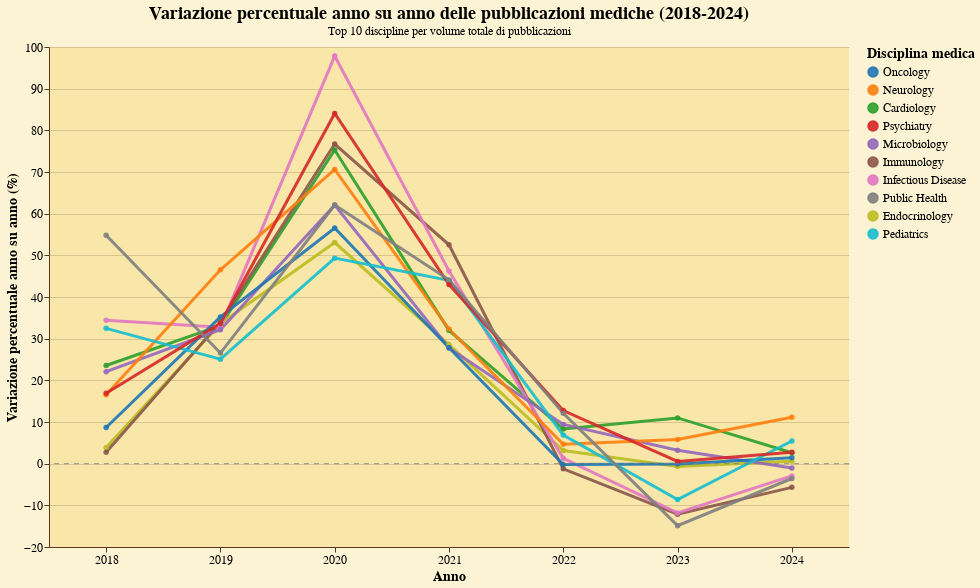

Write a Vega-Lite specification for this figure.
### Vega-Lite specification from a JSON file in a GitHub repository (floating-point values rounded to 4 significant figures)
{"config": {"background": "#fbf3d3", "view": {"stroke": "transparent", "width": 350, "height": 250, "fill": "#f8e7a9", "strokeWidth": 0}, "axis": {"domainColor": "#5a3921", "gridColor": "#5a3921", "gridOpacity": 0.2, "tickColor": "#5a3921", "labelColor": "black", "titleColor": "black", "titleFont": "EB Garamond", "labelFontSize": 12, "titleFontSize": 14}, "legend": {"labelColor": "black", "titleColor": "black", "labelFont": "EB Garamond", "titleFont": "EB Garamond", "labelFontSize": 12, "orient": "right", "titleFontSize": 14}, "title": {"color": "black", "font": "EB Garamond", "fontSize": 18}, "mark": {"color": "#6b4a32", "opacity": 0.8}, "bar": {"color": "#6b4a32", "opacity": 0.8}, "line": {"color": "#6b4a32", "opacity": 0.8}, "area": {"color": "#6b4a32", "opacity": 0.8}, "point": {"color": "#6b4a32", "opacity": 0.8}}, "layer": [{"data": {"name": "data-bc0de5876118f0f4825c4b576af51a96"}, "mark": {"type": "line", "opacity": 0.8, "point": true, "strokeWidth": 3}, "encoding": {"color": {"field": "medgemma_extraction", "scale": {"domain": ["Oncology", "Neurology", "Cardiology", "Psychiatry", "Microbiology", "Immunology", "Infectious Disease", "Public Health", "Endocrinology", "Pediatrics"], "range": ["#1f77b4", "#ff7f0e", "#2ca02c", "#d62728", "#9467bd", "#8c564b", "#e377c2", "#7f7f7f", "#bcbd22", "#17becf"]}, "title": "Disciplina medica", "type": "nominal"}, "opacity": {"condition": {"param": "param_6", "value": 0.9}, "value": 0.15}, "order": {"field": "if(param_6.medgemma_extraction && indexof(param_6.medgemma_extraction, datum.medgemma_extraction) !== -1, 0, 1)", "type": "nominal"}, "tooltip": [{"field": "medgemma_extraction", "title": "Disciplina medica", "type": "nominal"}, {"field": "Anno", "title": "Anno", "type": "ordinal"}, {"field": "articoli", "format": ",", "title": "Articoli", "type": "quantitative"}, {"field": "anno_precedente", "format": ",", "title": "Anno precedente", "type": "quantitative"}, {"field": "incremento", "format": ".1f", "title": "Variazione %", "type": "quantitative"}, {"field": "Totale_Articoli", "format": ",", "title": "Totale articoli", "type": "quantitative"}], "x": {"axis": {"labelAngle": 0, "labelFontSize": 12}, "field": "Anno", "title": "Anno", "type": "ordinal"}, "y": {"field": "incremento", "title": "Variazione percentuale anno su anno (%)", "type": "quantitative"}}, "name": "view_2", "title": {"text": "Variazione percentuale anno su anno delle pubblicazioni mediche (2018-2024)", "subtitle": "Top 10 discipline per volume totale di pubblicazioni"}}, {"data": {"name": "data-a0a55d106695e8d630baff0f16eee66d"}, "mark": {"type": "rule", "color": "gray", "strokeDash": [5, 5]}, "encoding": {"y": {"field": "y", "type": "quantitative"}}}], "height": 500, "params": [{"name": "param_6", "select": {"type": "point", "fields": ["medgemma_extraction"]}, "bind": "legend", "views": ["view_2"]}], "width": 800, "$schema": "https://vega.github.io/schema/vega-lite/v5.20.1.json", "datasets": {"data-bc0de5876118f0f4825c4b576af51a96": [{"medgemma_extraction": "Cardiology", "Anno": 2018, "articoli": 3693, "Totale_Articoli": 71622, "anno_precedente": 2989.0, "incremento": 23.55, "incremento_abs": 23.55, "ranking": 4.0}, {"medgemma_extraction": "Cardiology", "Anno": 2019, "articoli": 4917, "Totale_Articoli": 71622, "anno_precedente": 3693.0, "incremento": 33.14, "incremento_abs": 33.14, "ranking": 6.0}, {"medgemma_extraction": "Cardiology", "Anno": 2020, "articoli": 8619, "Totale_Articoli": 71622, "anno_precedente": 4917.0, "incremento": 75.29, "incremento_abs": 75.29, "ranking": 4.0}, {"medgemma_extraction": "Cardiology", "Anno": 2021, "articoli": 11376, "Totale_Articoli": 71622, "anno_precedente": 8619.0, "incremento": 31.99, "incremento_abs": 31.99, "ranking": 7.0}, {"medgemma_extraction": "Cardiology", "Anno": 2022, "articoli": 12321, "Totale_Articoli": 71622, "anno_precedente": 11380.0, "incremento": 8.307, "incremento_abs": 8.307, "ranking": 4.0}, {"medgemma_extraction": "Cardiology", "Anno": 2023, "articoli": 13674, "Totale_Articoli": 71622, "anno_precedente": 12320.0, "incremento": 10.98, "incremento_abs": 10.98, "ranking": 1.0}, {"medgemma_extraction": "Cardiology", "Anno": 2024, "articoli": 14033, "Totale_Articoli": 71622, "anno_precedente": 13670.0, "incremento": 2.625, "incremento_abs": 2.625, "ranking": 4.0}, {"medgemma_extraction": "Endocrinology", "Anno": 2018, "articoli": 1753, "Totale_Articoli": 28204, "anno_precedente": 1688.0, "incremento": 3.851, "incremento_abs": 3.851, "ranking": 9.0}, {"medgemma_extraction": "Endocrinology", "Anno": 2019, "articoli": 2342, "Totale_Articoli": 28204, "anno_precedente": 1753.0, "incremento": 33.6, "incremento_abs": 33.6, "ranking": 5.0}, {"medgemma_extraction": "Endocrinology", "Anno": 2020, "articoli": 3585, "Totale_Articoli": 28204, "anno_precedente": 2342.0, "incremento": 53.07, "incremento_abs": 53.07, "ranking": 9.0}, {"medgemma_extraction": "Endocrinology", "Anno": 2021, "articoli": 4610, "Totale_Articoli": 28204, "anno_precedente": 3585.0, "incremento": 28.59, "incremento_abs": 28.59, "ranking": 8.0}, {"medgemma_extraction": "Endocrinology", "Anno": 2022, "articoli": 4755, "Totale_Articoli": 28204, "anno_precedente": 4610.0, "incremento": 3.145, "incremento_abs": 3.145, "ranking": 7.0}, {"medgemma_extraction": "Endocrinology", "Anno": 2023, "articoli": 4722, "Totale_Articoli": 28204, "anno_precedente": 4755.0, "incremento": -0.694, "incremento_abs": 0.694, "ranking": 6.0}, {"medgemma_extraction": "Endocrinology", "Anno": 2024, "articoli": 4749, "Totale_Articoli": 28204, "anno_precedente": 4722.0, "incremento": 0.5718, "incremento_abs": 0.5718, "ranking": 6.0}, {"medgemma_extraction": "Immunology", "Anno": 2018, "articoli": 1802, "Totale_Articoli": 34140, "anno_precedente": 1754.0, "incremento": 2.737, "incremento_abs": 2.737, "ranking": 10.0}, {"medgemma_extraction": "Immunology", "Anno": 2019, "articoli": 2414, "Totale_Articoli": 34140, "anno_precedente": 1802.0, "incremento": 33.96, "incremento_abs": 33.96, "ranking": 3.0}, {"medgemma_extraction": "Immunology", "Anno": 2020, "articoli": 4266, "Totale_Articoli": 34140, "anno_precedente": 2414.0, "incremento": 76.72, "incremento_abs": 76.72, "ranking": 3.0}, {"medgemma_extraction": "Immunology", "Anno": 2021, "articoli": 6507, "Totale_Articoli": 34140, "anno_precedente": 4266.0, "incremento": 52.53, "incremento_abs": 52.53, "ranking": 1.0}, {"medgemma_extraction": "Immunology", "Anno": 2022, "articoli": 6426, "Totale_Articoli": 34140, "anno_precedente": 6507.0, "incremento": -1.245, "incremento_abs": 1.245, "ranking": 10.0}, {"medgemma_extraction": "Immunology", "Anno": 2023, "articoli": 5646, "Totale_Articoli": 34140, "anno_precedente": 6426.0, "incremento": -12.14, "incremento_abs": 12.14, "ranking": 9.0}, {"medgemma_extraction": "Immunology", "Anno": 2024, "articoli": 5325, "Totale_Articoli": 34140, "anno_precedente": 5646.0, "incremento": -5.685, "incremento_abs": 5.685, "ranking": 10.0}, {"medgemma_extraction": "Infectious Disease", "Anno": 2018, "articoli": 1691, "Totale_Articoli": 34136, "anno_precedente": 1258.0, "incremento": 34.42, "incremento_abs": 34.42, "ranking": 2.0}, {"medgemma_extraction": "Infectious Disease", "Anno": 2019, "articoli": 2245, "Totale_Articoli": 34136, "anno_precedente": 1691.0, "incremento": 32.76, "incremento_abs": 32.76, "ranking": 7.0}, {"medgemma_extraction": "Infectious Disease", "Anno": 2020, "articoli": 4441, "Totale_Articoli": 34136, "anno_precedente": 2245.0, "incremento": 97.82, "incremento_abs": 97.82, "ranking": 1.0}, {"medgemma_extraction": "Infectious Disease", "Anno": 2021, "articoli": 6494, "Totale_Articoli": 34136, "anno_precedente": 4441.0, "incremento": 46.23, "incremento_abs": 46.23, "ranking": 2.0}, {"medgemma_extraction": "Infectious Disease", "Anno": 2022, "articoli": 6577, "Totale_Articoli": 34136, "anno_precedente": 6494.0, "incremento": 1.278, "incremento_abs": 1.278, "ranking": 8.0}, {"medgemma_extraction": "Infectious Disease", "Anno": 2023, "articoli": 5800, "Totale_Articoli": 34136, "anno_precedente": 6577.0, "incremento": -11.81, "incremento_abs": 11.81, "ranking": 8.0}, {"medgemma_extraction": "Infectious Disease", "Anno": 2024, "articoli": 5630, "Totale_Articoli": 34136, "anno_precedente": 5800.0, "incremento": -2.931, "incremento_abs": 2.931, "ranking": 8.0}, {"medgemma_extraction": "Microbiology", "Anno": 2018, "articoli": 2544, "Totale_Articoli": 43666, "anno_precedente": 2084.0, "incremento": 22.07, "incremento_abs": 22.07, "ranking": 5.0}, {"medgemma_extraction": "Microbiology", "Anno": 2019, "articoli": 3362, "Totale_Articoli": 43666, "anno_precedente": 2544.0, "incremento": 32.15, "incremento_abs": 32.15, "ranking": 8.0}, {"medgemma_extraction": "Microbiology", "Anno": 2020, "articoli": 5449, "Totale_Articoli": 43666, "anno_precedente": 3362.0, "incremento": 62.08, "incremento_abs": 62.08, "ranking": 6.0}, {"medgemma_extraction": "Microbiology", "Anno": 2021, "articoli": 6963, "Totale_Articoli": 43666, "anno_precedente": 5449.0, "incremento": 27.78, "incremento_abs": 27.78, "ranking": 10.0}, {"medgemma_extraction": "Microbiology", "Anno": 2022, "articoli": 7618, "Totale_Articoli": 43666, "anno_precedente": 6963.0, "incremento": 9.407, "incremento_abs": 9.407, "ranking": 3.0}, {"medgemma_extraction": "Microbiology", "Anno": 2023, "articoli": 7864, "Totale_Articoli": 43666, "anno_precedente": 7618.0, "incremento": 3.229, "incremento_abs": 3.229, "ranking": 3.0}, {"medgemma_extraction": "Microbiology", "Anno": 2024, "articoli": 7782, "Totale_Articoli": 43666, "anno_precedente": 7864.0, "incremento": -1.043, "incremento_abs": 1.043, "ranking": 7.0}, {"medgemma_extraction": "Neurology", "Anno": 2018, "articoli": 3698, "Totale_Articoli": 75181, "anno_precedente": 3173.0, "incremento": 16.55, "incremento_abs": 16.55, "ranking": 7.0}, {"medgemma_extraction": "Neurology", "Anno": 2019, "articoli": 5419, "Totale_Articoli": 75181, "anno_precedente": 3698.0, "incremento": 46.54, "incremento_abs": 46.54, "ranking": 1.0}, {"medgemma_extraction": "Neurology", "Anno": 2020, "articoli": 9245, "Totale_Articoli": 75181, "anno_precedente": 5419.0, "incremento": 70.6, "incremento_abs": 70.6, "ranking": 5.0}, {"medgemma_extraction": "Neurology", "Anno": 2021, "articoli": 12232, "Totale_Articoli": 75181, "anno_precedente": 9245.0, "incremento": 32.31, "incremento_abs": 32.31, "ranking": 6.0}, {"medgemma_extraction": "Neurology", "Anno": 2022, "articoli": 12804, "Totale_Articoli": 75181, "anno_precedente": 12230.0, "incremento": 4.676, "incremento_abs": 4.676, "ranking": 6.0}, {"medgemma_extraction": "Neurology", "Anno": 2023, "articoli": 13550, "Totale_Articoli": 75181, "anno_precedente": 12800.0, "incremento": 5.826, "incremento_abs": 5.826, "ranking": 2.0}, {"medgemma_extraction": "Neurology", "Anno": 2024, "articoli": 15060, "Totale_Articoli": 75181, "anno_precedente": 13550.0, "incremento": 11.14, "incremento_abs": 11.14, "ranking": 1.0}, {"medgemma_extraction": "Oncology", "Anno": 2018, "articoli": 6687, "Totale_Articoli": 108541, "anno_precedente": 6153.0, "incremento": 8.679, "incremento_abs": 8.679, "ranking": 8.0}, {"medgemma_extraction": "Oncology", "Anno": 2019, "articoli": 9043, "Totale_Articoli": 108541, "anno_precedente": 6687.0, "incremento": 35.23, "incremento_abs": 35.23, "ranking": 2.0}, {"medgemma_extraction": "Oncology", "Anno": 2020, "articoli": 14158, "Totale_Articoli": 108541, "anno_precedente": 9043.0, "incremento": 56.56, "incremento_abs": 56.56, "ranking": 8.0}, {"medgemma_extraction": "Oncology", "Anno": 2021, "articoli": 18098, "Totale_Articoli": 108541, "anno_precedente": 14160.0, "incremento": 27.83, "incremento_abs": 27.83, "ranking": 9.0}, {"medgemma_extraction": "Oncology", "Anno": 2022, "articoli": 18061, "Totale_Articoli": 108541, "anno_precedente": 18100.0, "incremento": -0.2044, "incremento_abs": 0.2044, "ranking": 9.0}, {"medgemma_extraction": "Oncology", "Anno": 2023, "articoli": 18042, "Totale_Articoli": 108541, "anno_precedente": 18060.0, "incremento": -0.1052, "incremento_abs": 0.1052, "ranking": 5.0}, {"medgemma_extraction": "Oncology", "Anno": 2024, "articoli": 18299, "Totale_Articoli": 108541, "anno_precedente": 18040.0, "incremento": 1.424, "incremento_abs": 1.424, "ranking": 5.0}, {"medgemma_extraction": "Pediatrics", "Anno": 2018, "articoli": 1603, "Totale_Articoli": 25379, "anno_precedente": 1210.0, "incremento": 32.48, "incremento_abs": 32.48, "ranking": 3.0}, {"medgemma_extraction": "Pediatrics", "Anno": 2019, "articoli": 2005, "Totale_Articoli": 25379, "anno_precedente": 1603.0, "incremento": 25.08, "incremento_abs": 25.08, "ranking": 10.0}, {"medgemma_extraction": "Pediatrics", "Anno": 2020, "articoli": 2994, "Totale_Articoli": 25379, "anno_precedente": 2005.0, "incremento": 49.33, "incremento_abs": 49.33, "ranking": 10.0}, {"medgemma_extraction": "Pediatrics", "Anno": 2021, "articoli": 4311, "Totale_Articoli": 25379, "anno_precedente": 2994.0, "incremento": 43.99, "incremento_abs": 43.99, "ranking": 4.0}, {"medgemma_extraction": "Pediatrics", "Anno": 2022, "articoli": 4607, "Totale_Articoli": 25379, "anno_precedente": 4311.0, "incremento": 6.866, "incremento_abs": 6.866, "ranking": 5.0}, {"medgemma_extraction": "Pediatrics", "Anno": 2023, "articoli": 4210, "Totale_Articoli": 25379, "anno_precedente": 4607.0, "incremento": -8.617, "incremento_abs": 8.617, "ranking": 7.0}, {"medgemma_extraction": "Pediatrics", "Anno": 2024, "articoli": 4439, "Totale_Articoli": 25379, "anno_precedente": 4210.0, "incremento": 5.439, "incremento_abs": 5.439, "ranking": 2.0}, {"medgemma_extraction": "Psychiatry", "Anno": 2018, "articoli": 2222, "Totale_Articoli": 47149, "anno_precedente": 1901.0, "incremento": 16.89, "incremento_abs": 16.89, "ranking": 6.0}, {"medgemma_extraction": "Psychiatry", "Anno": 2019, "articoli": 2970, "Totale_Articoli": 47149, "anno_precedente": 2222.0, "incremento": 33.66, "incremento_abs": 33.66, "ranking": 4.0}, {"medgemma_extraction": "Psychiatry", "Anno": 2020, "articoli": 5466, "Totale_Articoli": 47149, "anno_precedente": 2970.0, "incremento": 84.04, "incremento_abs": 84.04, "ranking": 2.0}, {"medgemma_extraction": "Psychiatry", "Anno": 2021, "articoli": 7816, "Totale_Articoli": 47149, "anno_precedente": 5466.0, "incremento": 42.99, "incremento_abs": 42.99, "ranking": 5.0}, {"medgemma_extraction": "Psychiatry", "Anno": 2022, "articoli": 8813, "Totale_Articoli": 47149, "anno_precedente": 7816.0, "incremento": 12.76, "incremento_abs": 12.76, "ranking": 1.0}, {"medgemma_extraction": "Psychiatry", "Anno": 2023, "articoli": 8859, "Totale_Articoli": 47149, "anno_precedente": 8813.0, "incremento": 0.522, "incremento_abs": 0.522, "ranking": 4.0}, {"medgemma_extraction": "Psychiatry", "Anno": 2024, "articoli": 9102, "Totale_Articoli": 47149, "anno_precedente": 8859.0, "incremento": 2.743, "incremento_abs": 2.743, "ranking": 3.0}, {"medgemma_extraction": "Public Health", "Anno": 2018, "articoli": 1793, "Totale_Articoli": 30065, "anno_precedente": 1158.0, "incremento": 54.84, "incremento_abs": 54.84, "ranking": 1.0}, {"medgemma_extraction": "Public Health", "Anno": 2019, "articoli": 2269, "Totale_Articoli": 30065, "anno_precedente": 1793.0, "incremento": 26.55, "incremento_abs": 26.55, "ranking": 9.0}, {"medgemma_extraction": "Public Health", "Anno": 2020, "articoli": 3677, "Totale_Articoli": 30065, "anno_precedente": 2269.0, "incremento": 62.05, "incremento_abs": 62.05, "ranking": 7.0}, {"medgemma_extraction": "Public Health", "Anno": 2021, "articoli": 5299, "Totale_Articoli": 30065, "anno_precedente": 3677.0, "incremento": 44.11, "incremento_abs": 44.11, "ranking": 3.0}, {"medgemma_extraction": "Public Health", "Anno": 2022, "articoli": 5939, "Totale_Articoli": 30065, "anno_precedente": 5299.0, "incremento": 12.08, "incremento_abs": 12.08, "ranking": 2.0}, {"medgemma_extraction": "Public Health", "Anno": 2023, "articoli": 5055, "Totale_Articoli": 30065, "anno_precedente": 5939.0, "incremento": -14.88, "incremento_abs": 14.88, "ranking": 10.0}, {"medgemma_extraction": "Public Health", "Anno": 2024, "articoli": 4875, "Totale_Articoli": 30065, "anno_precedente": 5055.0, "incremento": -3.561, "incremento_abs": 3.561, "ranking": 9.0}], "data-a0a55d106695e8d630baff0f16eee66d": [{"y": 0}]}}
